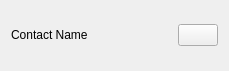
<ui version="4.0" >
 <class>ContactListItemWidget</class>
 <widget class="QWidget" name="ContactListItemWidget" >
  <property name="geometry" >
   <rect>
    <x>0</x>
    <y>0</y>
    <width>229</width>
    <height>71</height>
   </rect>
  </property>
  <property name="windowTitle" >
   <string>Form</string>
  </property>
  <layout class="QGridLayout" >
   <item row="0" column="0" >
    <widget class="QLabel" name="contactNameLabel" >
     <property name="text" >
      <string>Contact Name</string>
     </property>
    </widget>
   </item>
   <item row="0" column="1" >
    <spacer>
     <property name="orientation" >
      <enum>Qt::Horizontal</enum>
     </property>
     <property name="sizeHint" >
      <size>
       <width>171</width>
       <height>20</height>
      </size>
     </property>
    </spacer>
   </item>
   <item row="0" column="2" >
    <widget class="QPushButton" name="callButton" >
     <property name="sizePolicy" >
      <sizepolicy vsizetype="Fixed" hsizetype="Fixed" >
       <horstretch>0</horstretch>
       <verstretch>0</verstretch>
      </sizepolicy>
     </property>
     <property name="text" >
      <string/>
     </property>
     <property name="icon" >
      <iconset>icons/callsmall.png</iconset>
     </property>
    </widget>
   </item>
  </layout>
 </widget>
 <resources/>
 <connections/>
</ui>
